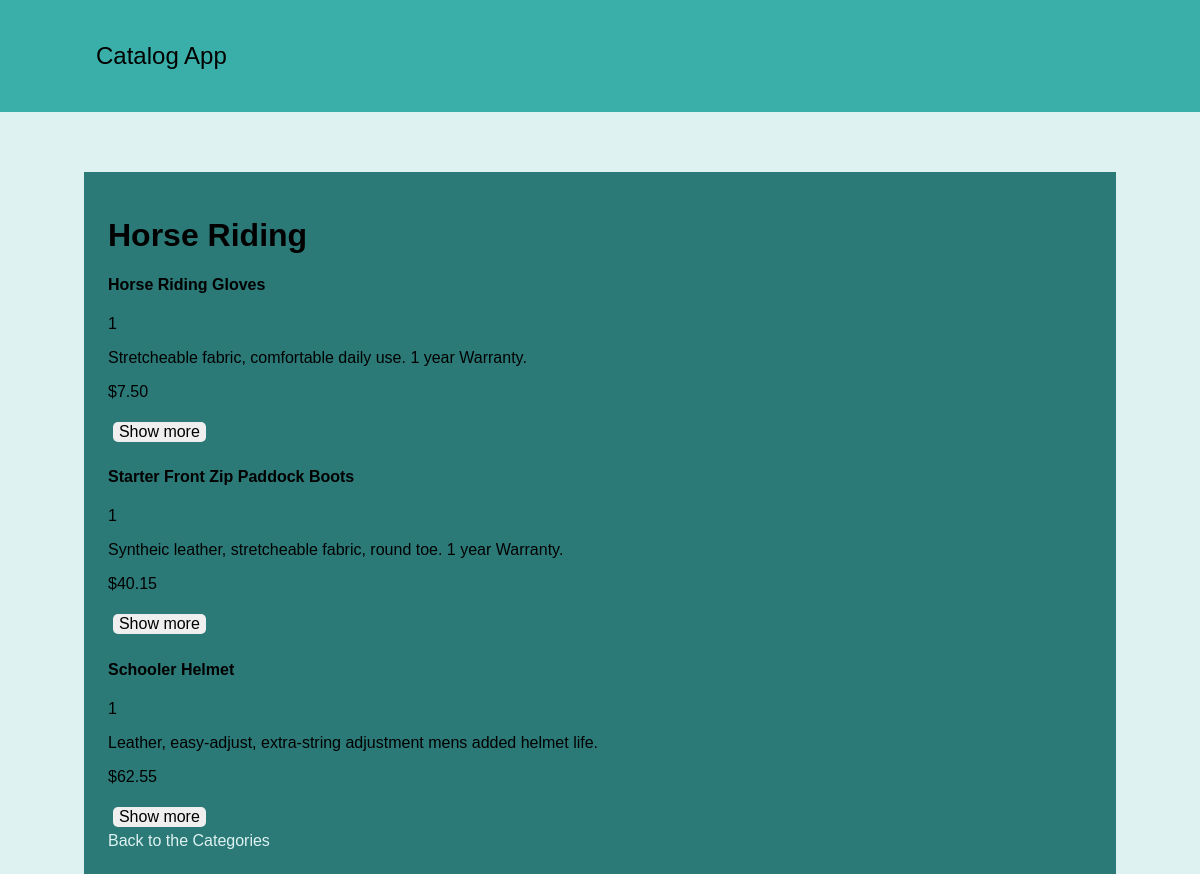
The page /category/1/items on the database its author committed.
### database_setup.py (models this page shows, shortened)
class Category(Base):
    __tablename__ = 'category'
    id = Column(Integer, primary_key=True)
    name = Column(String(80), nullable=False)
    user_id = Column(Integer, ForeignKey('user.id'))
    user = relationship(User)

class Item(Base):
    __tablename__ = 'items'
    id = Column(Integer, primary_key=True)
    name = Column(String(80), nullable=False)
    description = Column(String(250))
    price = Column(String(8))
    category_id = Column(Integer, ForeignKey('category.id'))
    category = relationship(Category)
    user_id = Column(Integer, ForeignKey('user.id'))
    user = relationship(User)

### application.py (the view)
@app.route('/category/<int:category_id>/items', methods=['GET'])
def showItems(category_id):
    session = create_session()
    category = session.query(Category).filter_by(id=category_id).one()
    items = session.query(Item).filter_by(category_id=category.id)
    creator = getUserInfo(category.user_id)
    if 'username' not in login_session:
        state = generateState()
        return render_template('publicItems.html',
                               STATE=state,
                               items=items,
                               category=category)
    return render_template('items.html',
                           items=items,
                           category=category)

### application.py (called while the page is built)
def create_session():
    engine = create_engine('sqlite:///items_catalog.db')
    Base.metadata.bind = engine
    DBSession = sessionmaker(bind=engine)
    session = DBSession()
    return session

def generateState():
    state = ''.join(
        random.choice(string.ascii_uppercase + string.digits)
        for x in range(32))
    login_session['state'] = state
    return state

def getUserInfo(user_id):
    print("Getting the user's info...")
    session = create_session()
    user = session.query(User).filter_by(id=user_id).one()
    return user

### templates/publicItems.html (shortened to what this page needs)
<html>
<head>
  <link rel="stylesheet" type="text/css" href="{{ url_for('static', filename='styles.css') }}">
  <link rel="stylesheet" type="text/css" href="{{ url_for('static', filename='styles.css') }}">
</head>
  <body>
    <div class="up-bar">
      <div class="title">
          Catalog App
      </div>
    </div>
		<div class="container darkblue-box">
			<h1>{{category.name}}</h1>
			{% for item in items %}
			<div>
				<h4>{{item.name}}</h4>
        <p> {{item.category_id}} </p>
				<p>{{item.description}}</p>
				<p> {{item.price}} </p>
        <a href='{{url_for("showOneItem", category_id = category.id, item_id = item.id) }}'><button>Show more</button></a>
			</div>
			{% endfor %}
			<a href = '{{url_for("showCategories")}}'>Back to the Categories</a>
		</div>
	</body>
</html>

### static/styles.css (style rules this page uses)
body { font-family: Arial, Helvetica Neue, Helvetica, sans-serif; margin: 0; background-color: #def2f1; }
button { margin: 0.5%; border: none; color: black; text-decoration: none; font-size: 1em; border-radius: 5px; }
a { text-decoration: none; color: #def2f1; }
.up-bar { width: 100%; display: inline-block; background-color: #3aafa9; padding-top: 3.5%; padding-bottom: 3.5%; }
.title { float: left; text-align: left; width:42%; font-size: 1.5em; padding-left: 8%; }
.container { display: inline-block; width: 82%; margin-left: 7%; margin-right: 7%; padding: 2%; margin-top: 5%; }
.darkblue-box { background-color: #2b7a78; }

### rows shown on the page
Category: name "Horse Riding"
Item: name "Horse Riding Gloves", category_id "1", description "Stretcheable fabric, comfortable daily use. 1 year Warranty.", price "$7.50"
Item: name "Starter Front Zip Paddock Boots", category_id "1", description "Syntheic leather, stretcheable fabric, round toe. 1 year Warranty.", price "$40.15"
Item: name "Schooler Helmet", category_id "1", description "Leather, easy-adjust, extra-string adjustment mens added helmet life.", price "$62.55"
